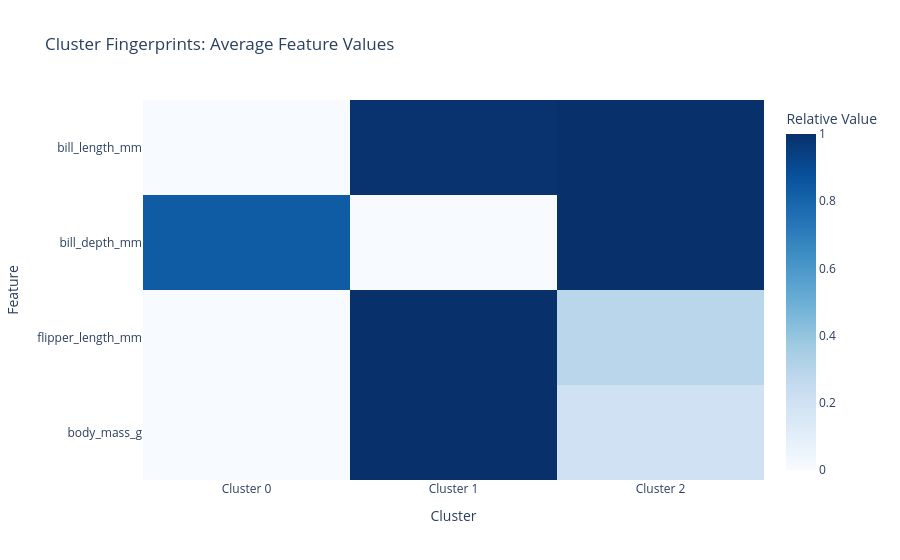

The cell this chart's notebook holds for it:
### Markdown cell above
### 7. Characterizing the Clusters

Why do Cluster 0 and Cluster 2 overlap so much? Let's look at the average physical measurements for each cluster. This 'fingerprint' tells us what the K-Means algorithm actually found.

### Code cell
# Calculate means for each cluster
cluster_means = df_ml.groupby('cluster')[ML_FEATURES].mean()

# Normalize for the heatmap (so we can compare different units)
cluster_means_norm = (cluster_means - cluster_means.min()) / (cluster_means.max() - cluster_means.min())

fig_heatmap = px.imshow(
    cluster_means_norm.T,
    labels=dict(x='Cluster', y='Feature', color='Relative Value'),
    title='Cluster Fingerprints: Average Feature Values',
    color_continuous_scale='Blues',
    aspect='auto'
)
fig_heatmap.update_layout(title_x=0.5)
fig_heatmap.show()

### Figure 1 — Plotly figure (JSON) as saved in the notebook; plotly's stock layout.template omitted (floating-point values rounded to 4 significant figures)
{"data": [{"coloraxis": "coloraxis", "hovertemplate": "Cluster: %{x}<br>Feature: %{y}<br>Relative Value: %{z}<extra></extra>", "name": "0", "type": "heatmap", "x": ["Cluster 0", "Cluster 1", "Cluster 2"], "xaxis": "x", "y": ["bill_length_mm", "bill_depth_mm", "flipper_length_mm", "body_mass_g"], "yaxis": "y", "z": [[0, 0.99, 1], [0.833, 0, 1], [0, 1, 0.2898], [0, 1, 0.2031]]}], "layout": {"coloraxis": {"colorbar": {"title": {"text": "Relative Value"}}, "colorscale": [[0, "rgb(247,251,255)"], [0.125, "rgb(222,235,247)"], [0.25, "rgb(198,219,239)"], [0.375, "rgb(158,202,225)"], [0.5, "rgb(107,174,214)"], [0.625, "rgb(66,146,198)"], [0.75, "rgb(33,113,181)"], [0.875, "rgb(8,81,156)"], [1, "rgb(8,48,107)"]]}, "title": {"text": "Cluster Fingerprints: Average Feature Values"}, "xaxis": {"anchor": "y", "domain": [0, 1], "title": {"text": "Cluster"}}, "yaxis": {"anchor": "x", "autorange": "reversed", "domain": [0, 1], "title": {"text": "Feature"}}}}
